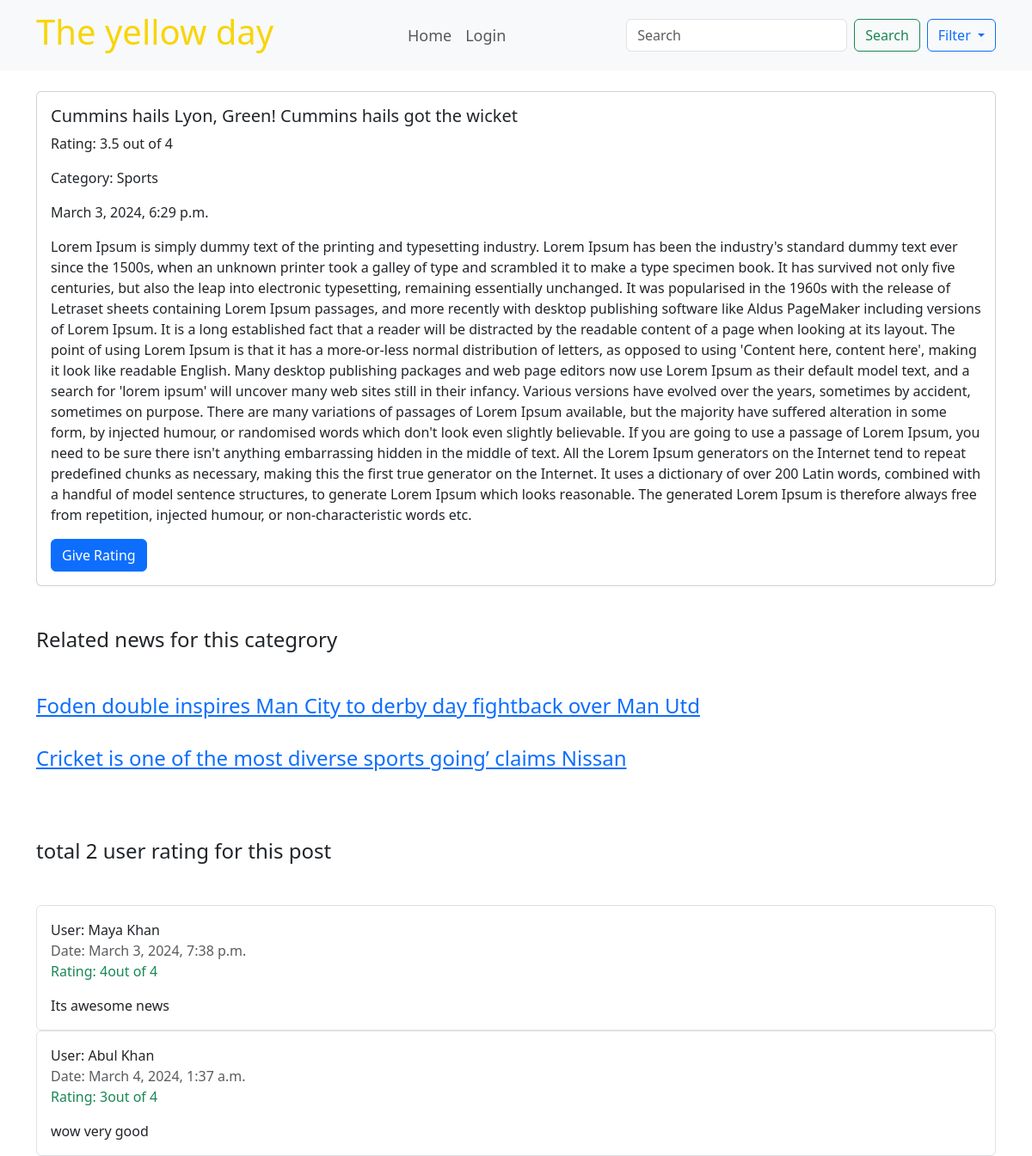
Screenshot of /posts/ditials_view/10/ with the database file from the repository.
### posts/models.py (models this page shows, shortened)
class Post(models.Model):
    created_at = models.DateTimeField(auto_now_add = True)
    edited_at = models.DateTimeField(auto_now = True)
    categroy = models.ForeignKey(Category,on_delete=models.CASCADE,blank=True,default=None)
    headline = models.CharField(max_length=200)
    description = models.TextField()
    editor = models.ForeignKey(EditorsProfile,on_delete=models.CASCADE,related_name='my_post')
    image = models.ImageField(upload_to='photos/post_img')
    viwes_of_this = models.IntegerField(blank=True,default=0)
    def rating(self):
       now = 0.0
       ave = now
       qeryset_of_rating = Rating.objects.filter(post=self).exists()
       if qeryset_of_rating:
            qeryset_of_rating = Rating.objects.filter(post=self)
            n = qeryset_of_rating.count()
            for i in qeryset_of_rating:now+=i.rating
            ave = now/n
       return  round(ave, 1)

class Rating(models.Model):
    post = models.ForeignKey(Post,on_delete=models.CASCADE,related_name='ratins')
    user = models.ForeignKey(User,on_delete=models.CASCADE,related_name='ratins')
    descriptions = models.TextField()
    created_at = models.DateTimeField(auto_now_add = True)
    edited_at = models.DateTimeField(auto_now = True)
    rating = models.IntegerField(choices=RATING)
    class Meta:
        unique_together = (('post', 'user'),)

class Category(models.Model):
    category_name = models.CharField(max_length=200)
    def __str__(self):return self.category_name

### posts/views.py (the view)
# urls.py: path('ditials_view/<int:pk>/',ditials_view, name='ditials_view'),
def ditials_view(request,pk):
   single_news = Post.objects.get(pk=pk)
   single_news.viwes_of_this+=1
   single_news.save()
   cata_gory_now = single_news.categroy
   all_news = Post.objects.filter(categroy=cata_gory_now)
   all_rating_for_this_news = Rating.objects.filter(post=single_news)
   category = Category.objects.all()
   categories_with_news = []
   ralated_nwes=[]
   for i in all_news:
       if i != single_news and len(ralated_nwes)<2:
            ralated_nwes.append(i)
       if len(ralated_nwes)>1:break
   for cata in category:
           yes_there_is_atlest_one_news_for_this_cata = Post.objects.filter(categroy=cata)
           if   yes_there_is_atlest_one_news_for_this_cata: categories_with_news.append(cata)
   return render(request,'newsditala.html',{'single_news':single_news,'all_rating_for_this_news': all_rating_for_this_news,'category':categories_with_news,'ralated_nwes':ralated_nwes})

### posts/templates/newsditala.html (shortened to what this page needs)
{% extends "base.html" %}
{% block content %}
<div class="col">
    <div class="card">
        <div class="card-body">
            <h5 class="card-title">{{ single_news.headline }}</h5>
            <p class="card-text">Rating: {{ single_news.rating }} out of 4</p>
            <p class="card-text">Category: {{ single_news.categroy }}</p>
            <p class="card-text">{{ single_news.created_at }}</p>
            <p class="card-text">{{ single_news.description }}</p>
            <a href="{% url 'rate_a_news' single_news.id %}">
                <button class="btn btn-primary">Give Rating</button>
            </a>
        </div>
    </div>
</div>
<h4 class="card-text" style="margin: auto;">Related news for this categrory </h4>
{% for i in ralated_nwes %}
<a href="{% url 'ditials_view' i.id %}"><h4> {{i.headline}} </h4></a>
{% endfor %}
<h4 class="card-text" style="margin: auto;">total {{ all_rating_for_this_news|length }} user rating for this post </h4>
{% for single_rating in  all_rating_for_this_news %}
<div class="comment border rounded p-3">
    <div class="user font-weight-bold">User: {{single_rating.user.first_name}}  {{single_rating.user.last_name}} </div>
    <div class="date text-muted">Date: {{single_rating.created_at}} </div>
    <div class="rating font-weight-bold text-success">Rating: {{single_rating.rating}}out of 4</div>
    <div class="description mt-3">
        {{single_rating.descriptions}}
    </div>
</div>
{% endfor %}
{% endblock %}

### rows the page displays
Post: headline "Cummins hails Lyon, Green! Cummins hails got the wicket", rating "3.5", categroy "Sports", created_at "March 3, 2024, 6:29 p.m.", description "Lorem Ipsum is simply dummy text of the printing and typesetting industry. Lorem Ipsum has been the industry's standard dummy text ever since the 1500s, when an unknown printer took a galley of type and scrambled it to make a type specimen book. It has survived not only five centuries, but also the leap into electronic typesetting, remaining essentially unchanged. It was popularised in the 1960s with the release of Letraset sheets containing Lorem Ipsum passages, and more recently with desktop publishing software like Aldus PageMaker including versions of Lorem Ipsum. It is a long established fact that a reader will be distracted by the readable content of a page when looking at its layout.…"
Post: headline "Foden double inspires Man City to derby day fightback over Man Utd"
Post: headline "Cricket is one of the most diverse sports going’ claims Nissan"
Rating: user.first_name "Maya", user.last_name "Khan", created_at "March 3, 2024, 7:38 p.m.", rating "4", descriptions "Its awesome news"
Rating: user.first_name "Abul", user.last_name "Khan", created_at "March 4, 2024, 1:37 a.m.", rating "3", descriptions "wow very good"

### other values shown
{{ all_rating_for_this_news|length }} "2"
